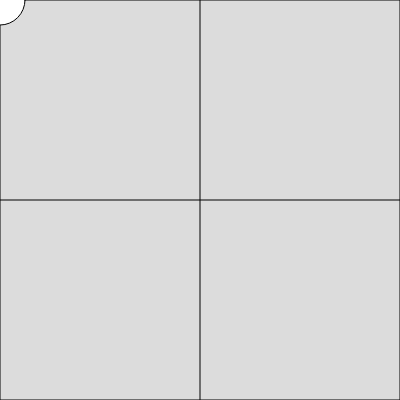
Frame 1 (no input)
Frame 60 (no input): identical to frame 1, image omitted
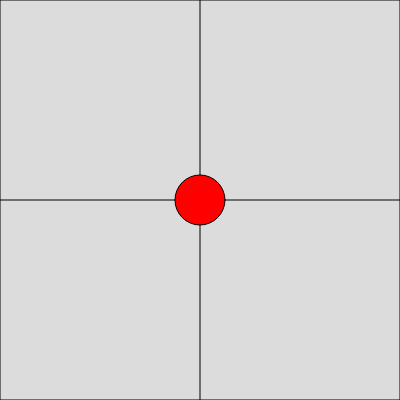
Frame 120 (the mouse pressed at the canvas centre since frame 60)

The p5.js sketch that drew these frames (run headless with seeded random() and noise() and a simulated clock; from frame 60 on, the mouse is pressed at the canvas centre):

// p5.js sketch
// ── sketch.js
function setup() {
  createCanvas(400, 400);
}



function draw() {
  background(220);
  line(width/2, 0, width/2, height);
  line(0, height/2, height, height/2);
  line(0, 0, width, 0);
  line(0, 0, 0, height);
  line(0, height, width, height);
  line(width, 0, width, height);
  circle(mouseX, mouseY, 50);
  //Feltet øverst til venstre
  if(mouseX<=width/2||mouseY<=height/2){
  fill(255, 255, 255)
  }
  //Feltet øverst til højre
  if(mouseX>=width/2&&mouseY<=height/2){
  fill(255,0,0)
  }
  //Feltet nederst til venstre
  if(!!mouseX<=width/2&&mouseY>=height/2){
    fill(255,0,0)
  }
  //Feltet nederst til højre
  if(!mouseX>=width/2&&mouseY>=height/2){
    (0,0,0)
  }
}
